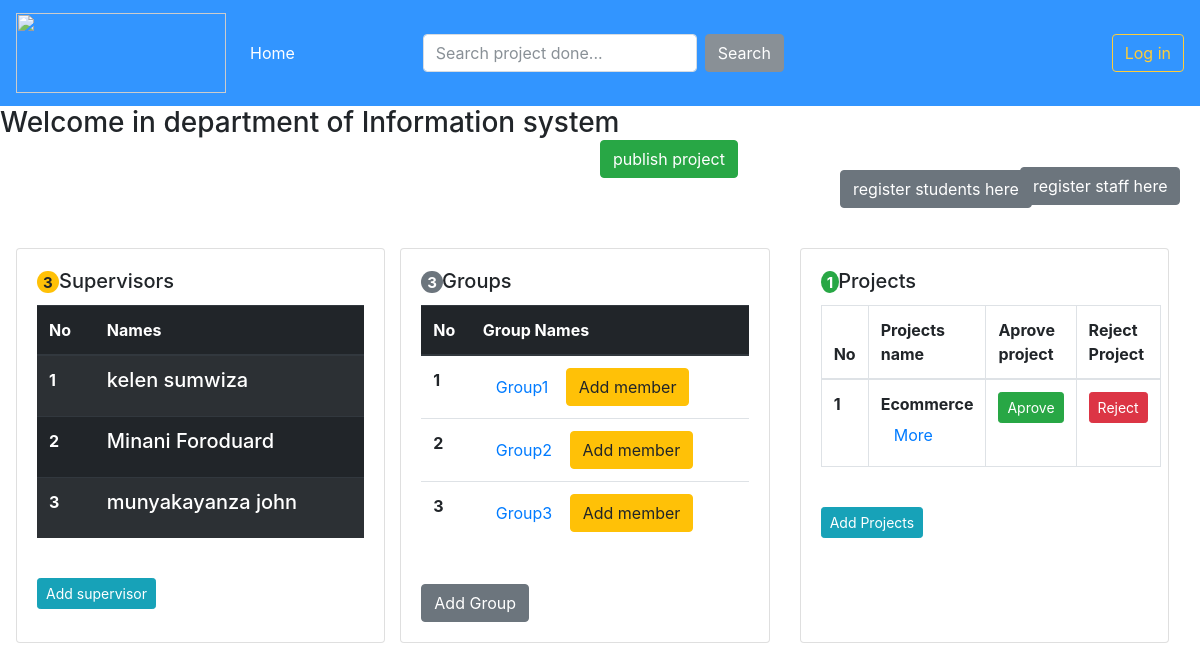
The page /departments/1/ on the database its author committed.
### depart/models.py (models this page shows, shortened)
class Department(models.Model):
    department_name = models.CharField(max_length=100)
    school = models.ForeignKey(School, related_name='department', on_delete=models.CASCADE)

class Supervisor(models.Model):
    department_id = models.ForeignKey(Department, related_name = 'supervisors', on_delete = models.CASCADE)
    supervisor_name = models.CharField(max_length=250, null=True)
    supervisor_email = models.EmailField(max_length=250)

class Group(models.Model):
    department = models.ForeignKey(Department, related_name='group', on_delete = models.CASCADE)
    group_name = models.CharField(max_length=50)
    supervisor = models.ForeignKey(Supervisor, related_name='group', on_delete=models.CASCADE)
    group_email = models.EmailField(max_length=250)
    created_at = models.DateTimeField(auto_now_add=True)

class Project(models.Model):
    group_id = models.ForeignKey(Group, related_name='project', on_delete = models.CASCADE)
    department = models.ForeignKey(Department, related_name='project', on_delete=models.CASCADE)
    project_title = models.CharField(max_length=500)
    project_description = models.TextField(max_length=10000)
    created_at = models.DateTimeField(auto_now_add=True)

### depart/views.py (the view)
# urls.py: path('departments/<int:pk>/', views.department_details, name='department_details'),
def department_details(request, pk=None, *args, **kwargs):
    departments= Department.objects.get(pk=pk)
    projects = Project.objects.filter(department=pk)
    countpro = Project.objects.filter(department=pk).count()
    supervisors = Supervisor.objects.filter(department_id=pk)
    countsup = Supervisor.objects.filter(department_id=pk).count()
    groups = Group.objects.filter(department=pk)
    countgro = Group.objects.filter(department=pk).count()
    context = {
        'departments': departments,
        'projects':projects,
        'supervisors': supervisors,
        'groups': groups,
        'countsup': countsup,
        'countgro': countgro,
        'countpro':countpro
        }
    return render(request, 'is.html', context=context )

### templates/is.html (shortened to what this page needs)
{% extends 'base.html' %}
{% block content %}
<h3>Welcome in department of {{departments.department_name}}</h3>
<a href="{% url 'create_project_store' %}" class="btn btn-success" style="margin-left: 50%; margin-top:-8px">publish project</a>
<a href="{% url 'register_students' %}" class="btn btn-secondary" style="margin-left: 70%; margin-top:-8px">register students here</a>
<a href="{% url 'register_staff' %}" class="btn btn-secondary"
  style="margin-left: 85%; margin-top:-70px">register staff here</a>
<div class="card-deck mt-3 ml-3 mr-3">
  <div class="card ml-0 mr-0">
    <div class="card-body">
      <h5 class="card-title text-align-centre"> <span class="badge badge-warning" style="border-radius: 50%; margin-bottom: 0px; margin-right: -5px;">{{countsup}}</span> Supervisors</h5>
      <table class="table table-striped table-dark">
        <thead>
          <tr>
            <th scope="col">No</th>
            <th scope="col">Names</th>
          </tr>
        </thead>
        <tbody>
                {% for supervisor in supervisors %}
          <tr>
            <th scope="row">{{supervisor.id}}</th>
            <td>
                <h5 class="card-title">{{ supervisor.supervisor_name }} </h5>
            </td>
          </tr>
          {% endfor %}
        </tbody>
      </table><br>
      <a href="{% url 'addsupervisor' %}" class="btn btn-info btn-sm">Add supervisor</a>
    </div>
  </div>
  <div class="card">
    <div class="card-body">
      <h5 class="card-title"> <span class="badge badge-secondary"
        style="border-radius: 50%; margin-bottom: 0px; margin-right: -1px;">{{countgro}}</span>Groups</h5>
      <table class="table">
            <thead class="thead-dark">
              <tr>
                <th scope="col">No</th>
                <th scope="col">Group Names</th>
              </tr>
            </thead>
            <tbody>
              {% for group in groups %}
              <tr>
                <th scope="row">{{group.id}}</th>
                <td> <a href="{%url 'single_group' group.pk %}" class="btn btn-link">{{group.group_name}} </a> <a href="{% url 'add_membert' %}" class="btn btn-warning mr-4">Add member</a></td>
              </tr>
              {% endfor %}
            </tbody>
          </table><br>
              <a href="{% url 'add_group' %}" class="btn btn-secondary">Add Group</a>
    </div>
  </div>
  <div class="card">
    <div class="card-body">
      <h5 class="card-title"> <span class="badge badge-success"
        style="border-radius: 50%; margin-bottom: 0px; margin-right: -1px;">{{countpro}}</span>Projects</h5>
      <table class="table table-bordered">
            <thead>
              <tr>
                <th scope="col">No</th>
                <th scope="col">Projects name</th>
                <th scope="col">Aprove project</th>
                <th scope="col"> Reject Project</th>
              </tr>
            </thead>
            <tbody>
                {% for project in projects %}
              <tr>
                <th scope="row">{{project.id}}</th>
                <th scope="row">{{ project.project_title }}
                <button type="button" class="btn btn-link" data-toggle="modal" data-target="#exampleModal">
                    More
                  </button>
                <td><button type="button" class="btn btn-success btn-sm">Aprove</button></td>
                <td><button type="button" class="btn btn-danger btn-sm">Reject</button></td>
              </tr>
              {% endfor %}
            </tbody>
          </table><br>
          <a href="{% url 'addProject' %}" class="btn btn-info btn-sm">Add Projects</a>
    </div>
  </div>
</div>
            {% endblock %}

### static/css/style.css (style rules this page uses)
body { font-family: 'Poppins', sans-serif; background: #fafafa; }
a, a:hover, a:focus { color: inherit; text-decoration: none; transition: all 0.3s; }

### rows shown on the page
Department: department_name "Information system"
Supervisor: id "1", supervisor_name "kelen sumwiza"
Supervisor: id "2", supervisor_name "Minani Foroduard"
Supervisor: id "3", supervisor_name "munyakayanza john"
Group: id "1", group_name "Group1"
Group: id "2", group_name "Group2"
Group: id "3", group_name "Group3"
Project: id "1", project_title "Ecommerce"

### other values the page prints
{{ countsup }} "3"
{{ countgro }} "3"
{{ countpro }} "1"
